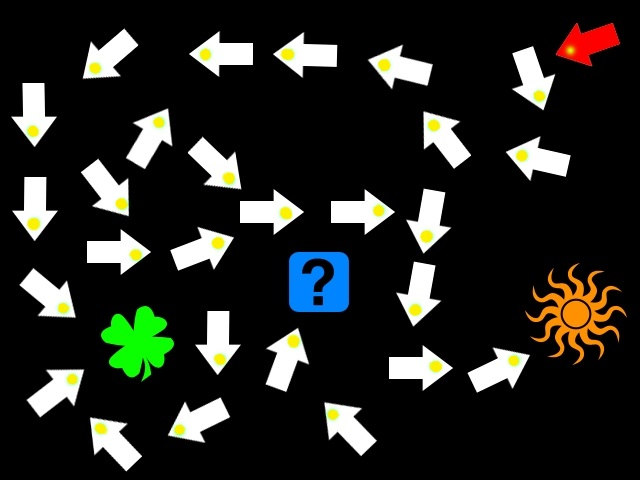
%> input picture 4/Treasure_hard.jpg, 640 x 480 px
$ octave treasure_hunting421_commented.m   (GNU Octave 9; MATLAB toolbox functions it lacks are replaced by stand-ins)
%> lines starting %> are read from the running program, lines starting %| are printed output that depends on the picture; in (x1, y1, x2, y2) boxes, pixels count from 0 and x2, y2 are one past the last pixel; in counts of white or black regions, pixels touching at a corner belong together; the program's own positions count from 1
close all;
clear all;

%% Reading Image
% im = imread('Treasure_easy.jpg');
% im = imread('Treasure_medium.jpg');
im = imread('Treasure_hard.jpg');
%> im is the input picture: size 480x640x3 uint8; mean R, G, B 36.3, 37.7, 32.8
imshow(im);

%% Binarisation
bin_threshold = 0.07; % Optimal threshold value found via manual thresholding
bin_im = im2bw(im, bin_threshold);
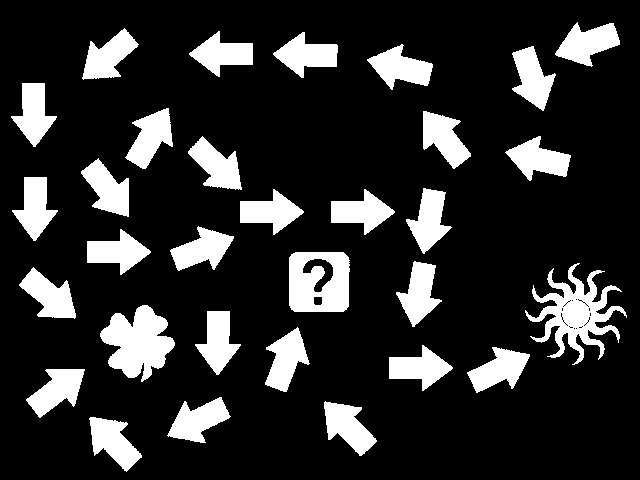
%> bin_im: size 480x640 logical; 17.4% white; 31 white regions
figure;
imshow(bin_im);

%% Extracting Connected Components
con_com = bwlabel(bin_im);
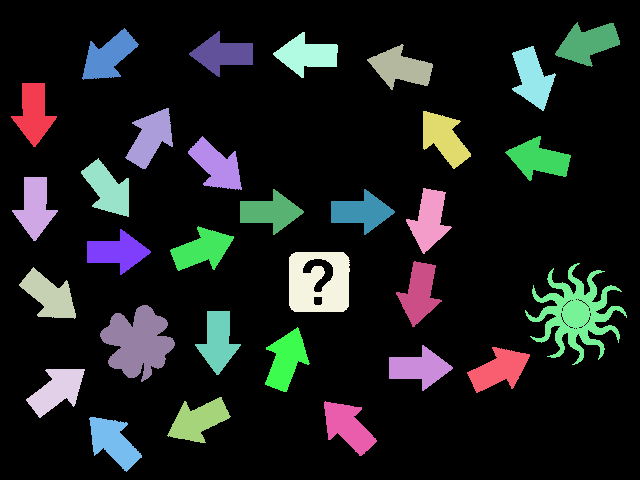
%> con_com: size 480x640 double; 32 distinct labels, from 0 to 31; one colour per label, 0 black
figure;
imshow(label2rgb(con_com));
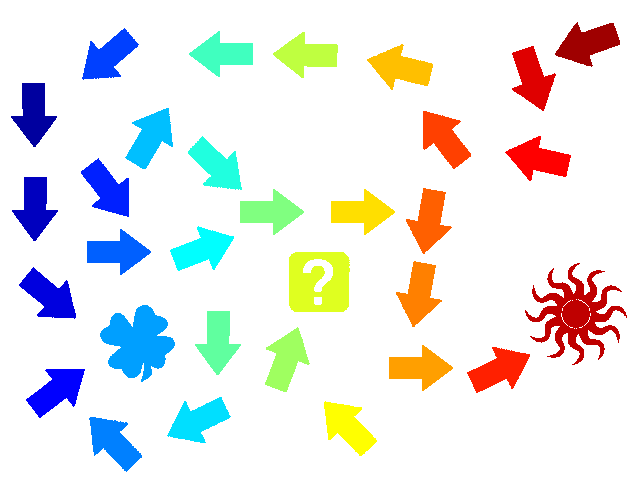
%> displayed picture: size 480x640x3, on the screen's scale of 0 to 255; mean R, G, B 231.9, 233.2, 231.1

%% Computing Objects Properties
props = regionprops(con_com);
%> props = 31 regions; largest, box (x1, y1, x2, y2), Area and Centroid: (525, 263, 627, 365) 3861 [576.5 314.5], (100, 305, 175, 382) 3444 [138.6 343.1], (289, 252, 350, 312) 3051 [319.5 283.5], (555, 22, 620, 67) 1621 [588.4 43.8], (125, 108, 173, 169) 1585 [151.1 138.2]

%% Drawing Bounding Boxes
n_objects = numel(props);
%> n_objects = 31
figure;
imshow(im);
hold on;
for object_id = 1 : n_objects
    rectangle('Position', props(object_id).BoundingBox, 'EdgeColor', 'b');
end
%> this loop made 31 passes
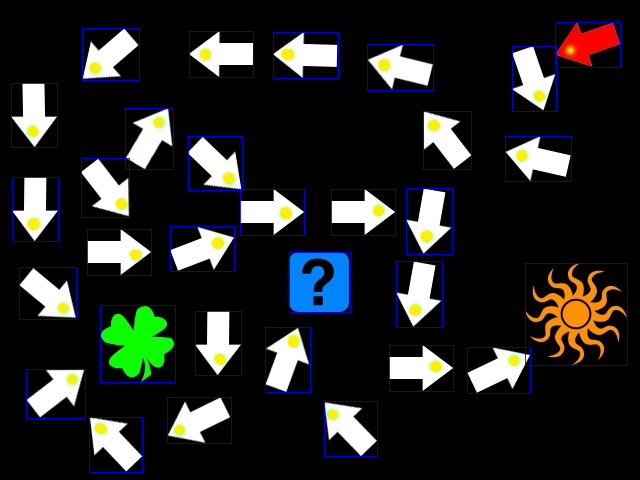
%> figure redrawn from the program's plot data

hold off;

%% Arrow/Non-Arrow Determination

arrow_ind = arrow_finder(props, im);
%> the loop in arrow_finder, `for object_id = 1:length(props)` made 31 passes
%> (bbox, arrow_inds) on passes 1 to 8: ([12 84 46 64], 1), ([13 178 46 64], [1 2]), ([20 268 57 52], [1 2 3]), ([27 370 59 49], [1 2 3 4]), ([82 159 48 59], [1 2 3 4 5]), ([83 29 57 52], [1 2 3 4 5 6]), ([88 230 64 46], [1 2 3 4 5 6 7]), ([90 418 53 55], [1 2 3 4 5 6 7 8])
%> after the loop in arrow_finder, `for object_id = 1:length(props)`: arrow_inds = 28 values from 1 to 31
%> arrow_ind = 28 values from 1 to 31

figure;
imshow(im);
hold on;
for idx = 1:length(arrow_ind)
    object_id = arrow_ind(idx);
    rectangle('Position', props(object_id).BoundingBox, 'EdgeColor', 'y', 'LineWidth', 1);
end
%> this loop made 28 passes
%> object_id on passes 1 to 8: 1, 2, 3, 4, 5, 6, 7, 8
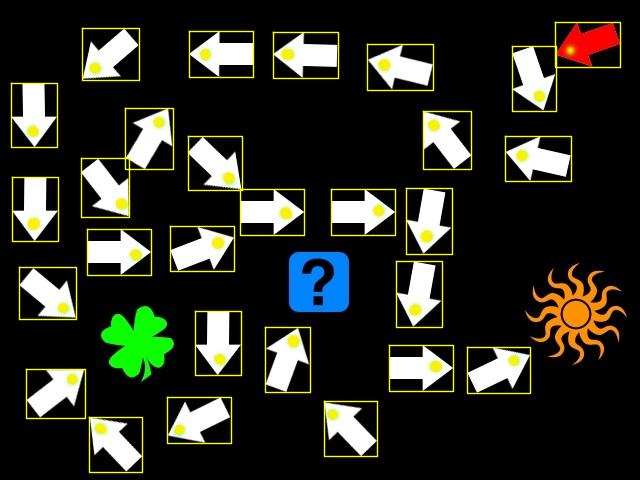
%> figure redrawn from the program's plot data

hold off;

%% Finding red arrow
n_arrows = numel(arrow_ind);
%> n_arrows = 28
start_arrow_id = 0;
% Check each arrow until find the red one
for arrow_num = 1 : n_arrows
    object_id = arrow_ind(arrow_num);    % Determine the arrow id

    % Extract colour of the centroid point of the current arrow
    centroid_colour = im(round(props(object_id).Centroid(2)), round(props(object_id).Centroid(1)), :);
    if centroid_colour(:, :, 1) > 240 && centroid_colour(:, :, 2) < 10 && centroid_colour(:, :, 3) < 10
	% The centroid point is red, memorise its id and break the loop
        start_arrow_id = object_id;
        break;
    end
end
%> this loop made 28 passes
%> (object_id, centroid_colour, start_arrow_id) on pass 28: (31, [248 3 2], 31)

%% Hunting
cur_object = start_arrow_id; % Start from the red arrow
%> cur_object = 31
path = cur_object; % Initialise path with current object id
%> path = 31
clove_id = find_clove_id(props); % Find the clove id using the created function
%> the loop in find_clove_id, `for i = 1:length(props)` made 9 passes
%> clove_id on pass 9: 9
%> clove_id = 9
chosen_arrows = [start_arrow_id]; % Initialise chosen arrows array with start arrow id (current arrow); used for picking closest, non-chosen arrow after robot has found the clove
%> chosen_arrows = 31

% While the current object is an arrow, continue to search
while ismember(cur_object, arrow_ind)
    [cur_object, isSpecialCase] = next_object_finder(cur_object, props, im, clove_id, arrow_ind, chosen_arrows);
    if isSpecialCase
        path(end + 1) = clove_id;
        % If clove_id leads to a special case, ensure it's not treated as an arrow and not added to chosen_arrows
    end
    path(end + 1) = cur_object;
    if ismember(cur_object, arrow_ind)
        chosen_arrows(end + 1) = cur_object; % Add the current arrow to the list of chosen arrows
    end
end
%> this loop made 23 passes
%> (current_centroid in next_object_finder, bbox in next_object_finder, yellowProps in next_object_finder, yellowCentroid in next_object_finder, yellowCentroidGlobal in next_object_finder, directionVector in next_object_finder, extendedVector in next_object_finder, isSpecialCase) on passes 1 to 3: ([588.4 43.83], [556 23 65 45], {Centroid [16.1 28.9]}, [16.12 28.88], [571.1 50.88], [-0.926 0.378], [-92.59 37.78], false), ([533 78.75], [513 47 44 65], {Centroid [28 50.6]}, [27.97 50.63], [540 96.63], [0.365 0.931], [36.48 93.11], false), ([539.4 159.9], [506 137 66 45], {Centroid [17.5 20.3]}, [17.5 20.28], [522.5 156.3], [-0.978 -0.208], [-97.81 -20.79], false)
%> pass 1, in next_object_finder, `maskYellow = (hsvArrowImage(:,:,1) >= 1/7) & (hsvArrowImage(:,:,1) <= ..`:
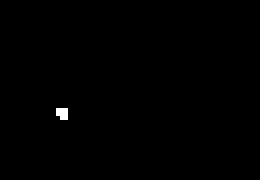
%> maskYellow: size 45x65 logical (shown 4 times larger); 0.27% white in thin lines or dots, all inside (x1, y1, x2, y2) = (14, 27, 17, 30)
%> after the loop, chosen_arrows = 23 values, max 31 at index 1, min 1 at index 9, mean 16.22; path = 26 values, max 31 at index 1, min 1 at index 9, mean 16.19

%% Visualization of the Path with Adjusted Label Positions for Objects with More than 1 Visit
figure;
imshow(im);
hold on;

% Initialize a map to track how many times each ID has been labeled
labelCounts = containers.Map('KeyType', 'double', 'ValueType', 'double');

% Iterate over arrows to draw their direction vectors
for idx = 1:length(chosen_arrows)
    object_id = chosen_arrows(idx); % Current arrow ID
    bbox = round(props(object_id).BoundingBox);
    arrowImage = im(bbox(2):bbox(2)+bbox(4)-1, bbox(1):bbox(1)+bbox(3)-1, :);
    hsvArrowImage = rgb2hsv(arrowImage);
    maskYellow = (hsvArrowImage(:,:,1) >= 1/7) & (hsvArrowImage(:,:,1) <= 1/4) & ...
                 (hsvArrowImage(:,:,2) > 0.5) & (hsvArrowImage(:,:,3) > 0.5);

    % Calculate the centroid of the yellow area to determine the direction
    yellowProps = regionprops(maskYellow, 'Centroid');
    if isempty(yellowProps)
        continue; % Skip if no yellow part is detected (shouldn't happen, but just in case)
    end
    yellowCentroid = yellowProps.Centroid;
    yellowCentroidGlobal = yellowCentroid + [bbox(1), bbox(2)] - 1; % convert to global coordinates

    current_centroid = props(object_id).Centroid;
    directionVector = yellowCentroidGlobal - current_centroid;
    directionVectorNormalized = directionVector / norm(directionVector);
    extendeddirectionVectorNormalized = directionVectorNormalized * 100;
    endVectorPoint = current_centroid + extendeddirectionVectorNormalized;

    % Draw the direction vector
    quiver(current_centroid(1), current_centroid(2), extendeddirectionVectorNormalized(1), extendeddirectionVectorNormalized(2), 0, 'r--', 'LineWidth', 1.5);
end
%> this loop made 23 passes
%> (object_id, bbox, yellowProps, yellowCentroid, yellowCentroidGlobal, current_centroid, directionVector, directionVectorNormalized) on passes 1 to 3: (31, [556 23 65 45], {Centroid [16.1 28.9]}, [16.12 28.88], [571.1 50.88], [588.4 43.83], [-17.27 7.05], [-0.926 0.378]), (29, [513 47 44 65], {Centroid [28 50.6]}, [27.97 50.63], [540 96.63], [533 78.75], [7 17.88], [0.365 0.931]), (28, [506 137 66 45], {Centroid [17.5 20.3]}, [17.5 20.28], [522.5 156.3], [539.4 159.9], [-16.88 -3.59], [-0.978 -0.208])

% Calculate a vector for the direction of the arrow
for i = 1:length(path)-1
    startObjID = path(i);
    endObjID = path(i + 1);

    startPos = props(startObjID).Centroid;
    endPos = props(endObjID).Centroid;

    % Draw the line
    plot([startPos(1), endPos(1)], [startPos(2), endPos(2)], 'c', 'LineWidth', 1);

    % Arrowhead parameters
    arrowLength = 10; % Length of the arrow lines
    angle = 25; % Angle of the arrowhead

    % Calculate direction of the arrow
    direction = [endPos(1) - startPos(1), endPos(2) - startPos(2)];
    normDirection = direction / norm(direction);

    % Calculate orthogonal vector to the direction
    orthDirection = [-normDirection(2), normDirection(1)];

    % Calculate points of the arrowhead
    arrowTip = endPos;
    arrowBase1 = arrowTip - arrowLength * (cosd(angle) * normDirection + sind(angle) * orthDirection);
    arrowBase2 = arrowTip - arrowLength * (cosd(angle) * normDirection - sind(angle) * orthDirection);

    % Draw the arrowhead
    fill([arrowTip(1), arrowBase1(1), arrowBase2(1)], [arrowTip(2), arrowBase1(2), arrowBase2(2)], 'c');
end
%> this loop made 25 passes
%> (startObjID, endObjID, startPos, direction, normDirection, orthDirection, arrowTip, arrowBase1) on passes 1 to 4: (31, 29, [588.4 43.83], [-55.43 34.92], [-0.846 0.533], [-0.533 -0.846], [533 78.75], [542.9 77.49]), (29, 28, [533 78.75], [6.43 81.12], [0.079 0.997], [-0.997 0.079], [539.4 159.9], [542.9 150.5]), (28, 26, [539.4 159.9], [-94.65 -21.14], [-0.976 -0.218], [0.218 -0.976], [444.7 138.7], [452.7 144.8]), (26, 22, [444.7 138.7], [-43.28 -70.35], [-0.524 -0.852], [0.852 -0.524], [401.5 68.38], [402.6 78.31])

for path_element = 1:numel(path)
    object_id = path(path_element);
    bbox = props(object_id).BoundingBox;

    % Check if the object has been labeled before and update the count
    if isKey(labelCounts, object_id)
        labelCounts(object_id) = labelCounts(object_id) + 1;
    else
        labelCounts(object_id) = 1;
    end

    % Offset based on the count
    offset = (labelCounts(object_id) - 1) * 10; % Adjust the offset multiplier as needed

    % Determine the rectangle color
    edgeColor = 'y'; % Default to yellow for arrows
    if ~ismember(object_id, arrow_ind) % If it's not an arrow, use green
        edgeColor = 'g';
    end

    % Draw the rectangle
    rectangle('Position', bbox, 'EdgeColor', edgeColor, 'LineWidth', 1);

    % Adjust label position to avoid overlap (label moved vertically for objects with 2 or more labels)
    label_x = bbox(1) + offset * 0;
    label_y = bbox(2) + offset * 2;

    % Add the path element number
    str = num2str(path_element);
    text(label_x, label_y - 8, str, 'Color', 'r', 'FontWeight', 'bold', 'FontSize', 14);
end
%> this loop made 26 passes
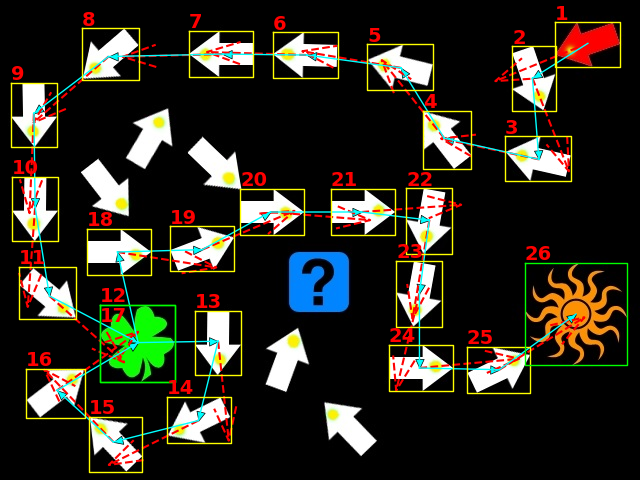
%> figure redrawn from the program's plot data

hold off;

%% Arrow Finding Function

% Arrow finding function using the HSV values of yellow dots to identify arrows
function arrow_inds = arrow_finder(props, im)
    % Initialize an empty array to store indices of objects identified as arrows
    arrow_inds = [];

    % Loop through each object identified in the image
    for object_id = 1:length(props)
        % Extract the bounding box of the current object and round off values
        bbox = round(props(object_id).BoundingBox);

        % Crop the region of the image corresponding to the current object
        subImage = im(bbox(2):bbox(2)+bbox(4)-1, bbox(1):bbox(1)+bbox(3)-1, :);

        % Convert the cropped image from RGB to HSV color space
        hsvImage = rgb2hsv(subImage);

        % Define the color range for yellow in HSV space:
        % Hue between 1/7 and 1/4 (approximately 25.7 to 51.4 degrees)
        % Saturation greater than 0.5
        % Value (brightness) greater than 0.5
        % This range is chosen to target bright yellow colors typically used for arrows
        maskYellow = (hsvImage(:,:,1) >= 1/7) & (hsvImage(:,:,1) <= 1/4) & ...
                     (hsvImage(:,:,2) > 0.5) & (hsvImage(:,:,3) > 0.5);

        % Check if there are any pixels within the defined yellow range
        if any(maskYellow(:))
            % If yellow pixels are found, add the object's index to the list
            arrow_inds = [arrow_inds, object_id];
        end
    end
end


% % ALTERNATE APPROACH: Function to identify arrow candidates based on their area from image properties
% function arrow_inds = arrow_finder(props, im)
%     % Initialize an empty array to store indices of detected objects that might be arrows
%     arrow_inds = [];
%
%     % Loop over all detected objects provided in 'props'
%     for object_id = 1 : numel(props)  % 'numel' is used for safety, it handles any type of array input
%         % Check if the area of the current object is smaller than a threshold
%         % The threshold value 1650 (varies based on the binarisation threshold) is empirically set to distinguish arrows from other objects
%         if props(object_id).Area < 1650
%             % If the object's area is less than 1650 pixels, it is an arrow
%             % Append the index of this object to the list of arrow indices
%             arrow_inds = [arrow_inds, object_id];
%         end
%     end
% end

%% Next Object Finder Function (Includes All Cases - Arrows and Treasures): Function to determine the next object of interest based on direction vectors and special cases
function [next_object_id, isSpecialCase] = next_object_finder(current_object_id, props, im, clove_id, arrow_ind, chosen_arrows)
    % Retrieve the centroid of the current object for reference
    current_centroid = props(current_object_id).Centroid;

    % Isolate the portion of the image containing the current arrow using its bounding box
    bbox = round(props(current_object_id).BoundingBox);
    arrowImage = im(bbox(2):bbox(2)+bbox(4)-1, bbox(1):bbox(1)+bbox(3)-1, :);
    % Convert this sub-image to HSV to focus on color characteristics
    hsvArrowImage = rgb2hsv(arrowImage);
    % Create a mask for yellow regions (typically used for arrow pointers)
    maskYellow = (hsvArrowImage(:,:,1) >= 1/7) & (hsvArrowImage(:,:,1) <= 1/4) & ...
                 (hsvArrowImage(:,:,2) > 0.5) & (hsvArrowImage(:,:,3) > 0.5);

    % Find the centroid of the yellow region which indicates the direction of the arrow
    yellowProps = regionprops(maskYellow, 'Centroid');
    yellowCentroid = yellowProps.Centroid;
    % Adjust centroid to global image coordinates
    yellowCentroidGlobal = yellowCentroid + [bbox(1), bbox(2)] - 1;

    % Compute a vector from the arrow’s centroid to the yellow centroid
    directionVector = yellowCentroidGlobal - current_centroid;
    % Normalize this direction vector for consistent magnitude
    directionVector = directionVector / norm(directionVector);
    % Extend by a scalar (enough to cover the distance from one arrow's bounding box to the next object's bounding box)
    extendedVector = directionVector * 100;

    % Initialize default values for outputs
    next_object_id = -1;
    isSpecialCase = false;

    % Loop through all objects to determine the next target based on geometric analysis
    for object_id = 1 : length(props)
        if next_object_id == clove_id
            % Special case: find nearest unchosen arrow from the clove
            clove_centroid = props(clove_id).Centroid;
            min_distance = inf;
            closest_arrow_id = -1;

            for arrow_idx = 1:length(arrow_ind)
                arrow_id = arrow_ind(arrow_idx);
                if ismember(arrow_id, chosen_arrows)
                    continue; % Avoid revisiting already chosen arrows
                end
                arrow_centroid = props(arrow_id).Centroid;
                distance = sqrt((clove_centroid(1) - arrow_centroid(1))^2 + ...
                                (clove_centroid(2) - arrow_centroid(2))^2);
                if distance < min_distance
                    min_distance = distance;
                    closest_arrow_id = arrow_id;
                end
            end
            next_object_id = closest_arrow_id;
            isSpecialCase = true;

        elseif object_id == current_object_id
            continue; % Skip self-comparison

        else
            obj_bbox = props(object_id).BoundingBox;
            % Determine if the extended vector intersects the bounding box of any other object
            if intersects_with_bbox(current_centroid, extendedVector, obj_bbox)
                next_object_id = object_id;
            end
        end
    end
end

% Function to determine if a line segment defined by a starting point and a direction vector intersects with any side of a given bounding box.
% [33 lines left out: function intersects_with_bbox, not called in this run]

% Function to determine if two line segments intersect
% [25 lines left out: function lineIntersect, not called in this run]

% This function searches for a clove based on its area within a list of object properties
function clove_id = find_clove_id(props)
    % Each object's area is compared against a specified 'clove_area' with a tolerance.

    % Define the expected area of a clove
    clove_area = 3500;  % The typical area size for a clove, could be derived from prior measurements

    % Set a tolerance for area comparison
    area_tolerance = 95;  % Allows for slight variations in clove size, accounting for measurement or detection inaccuracies (or different binarisation thresholds)

    % Loop through each object in the properties array
    for i = 1:length(props)
        % Check if the current object's area is within the tolerance of the expected clove area
        if abs(props(i).Area - clove_area) <= area_tolerance
            clove_id = i;  % If it matches, assign the current index to clove_id
            return;  % Exit the function as the clove has been found
        end
    end

    % If no object matches the criteria by the end of the loop, return an empty array
    clove_id = [];  % Indicates that no clove was found
end
